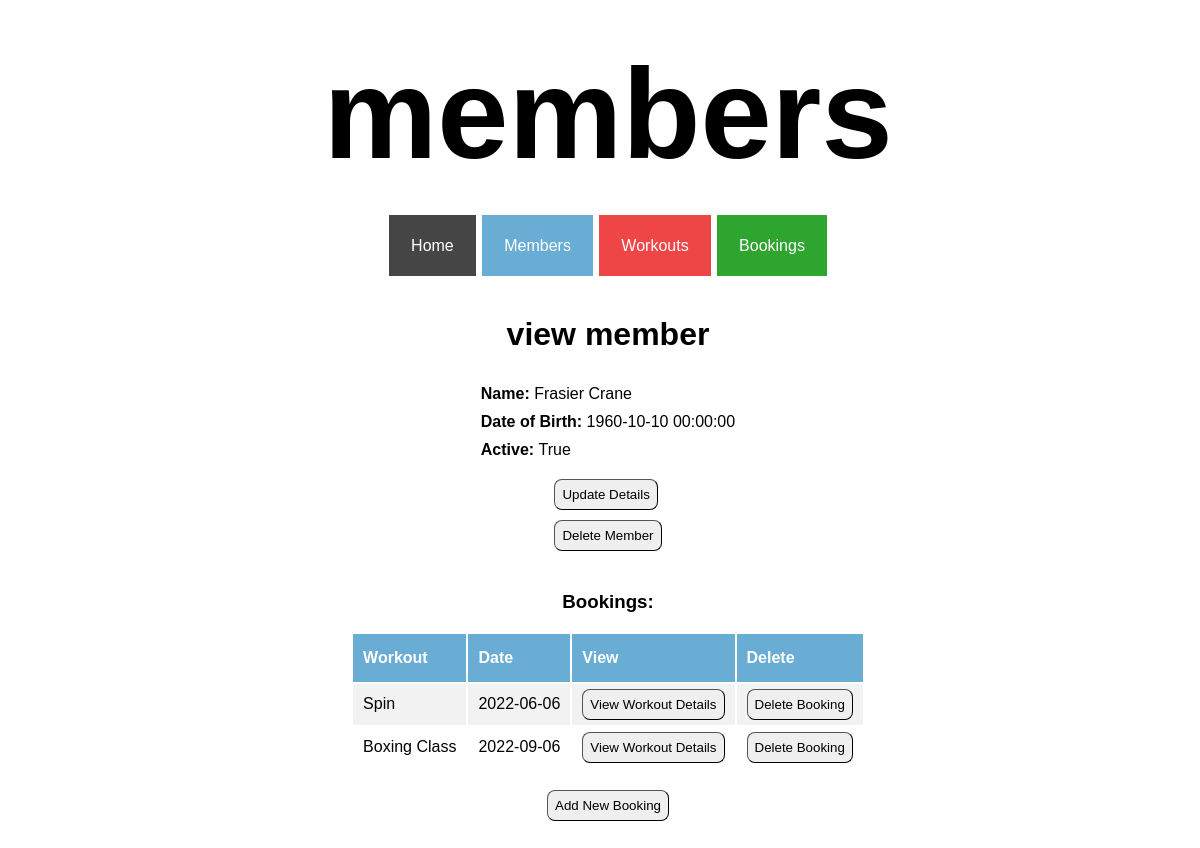
The app's page /members/1, older data.
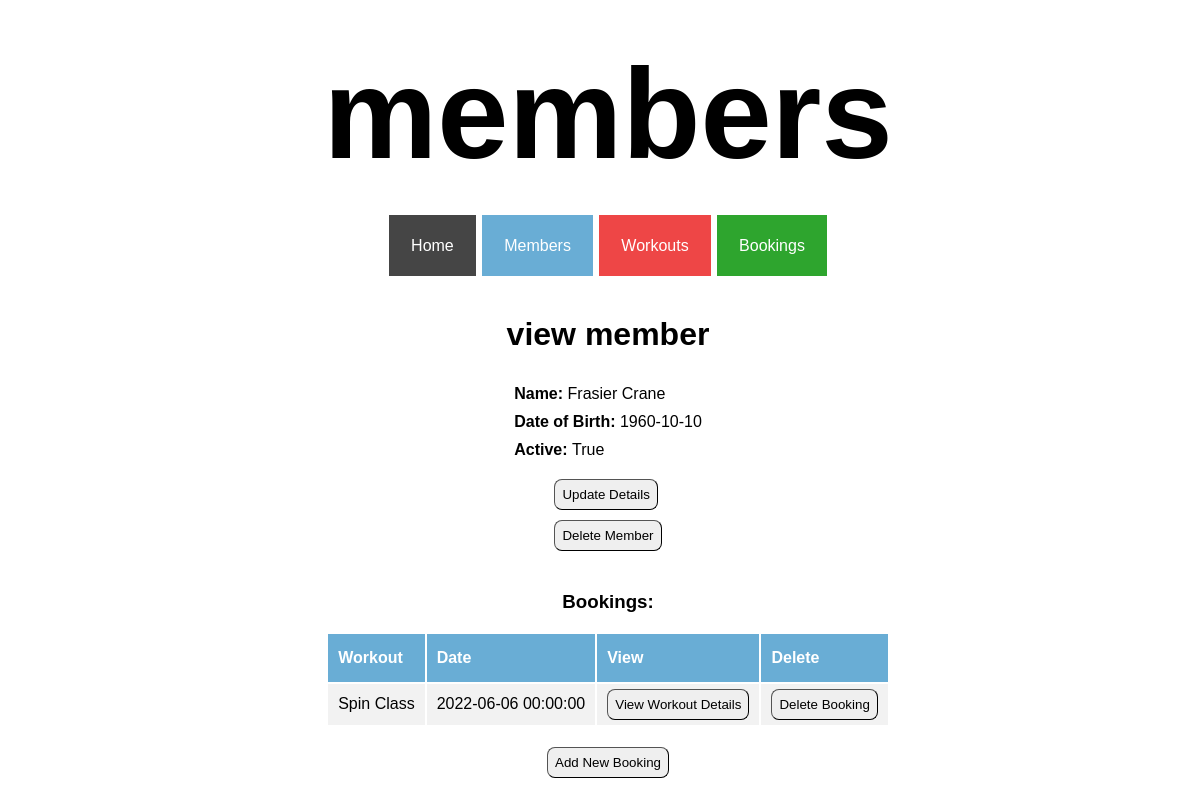
The same page, newer data.
### tables this page shows
CREATE TABLE members (
    id INTEGER PRIMARY KEY AUTOINCREMENT,
    first_name VARCHAR,
    last_name VARCHAR,
    dob DATE,
    active BOOLEAN
);

CREATE TABLE workouts (
    id INTEGER PRIMARY KEY AUTOINCREMENT,
    name VARCHAR,
    date DATE,
    description TEXT,
    duration INTEGER,
    capacity INTEGER,
    capacity_filled INTEGER,
    active BOOLEAN
);

### controllers/member_controller.py (the view)
@members_blueprint.route("/members/<id>")
def member_show(id):
    route_name = "members"
    member = member_repository.select(id)
    bookings = member_repository.get_bookings_member(member)
    return render_template("members/show.html", route_name=route_name, member=member, bookings=bookings)

### db/run_sql.py (called while the page is built)
def get_db():
    path = os.path.dirname(os.path.abspath(__file__))
    db = os.path.join(path, "gym_db.db")
    conn = sqlite3.connect(db)
    conn.execute("PRAGMA foreign_keys = 1")
    conn.row_factory = sqlite3.Row
    return conn

def run_sql(sql, values = []):
    db = get_db()
    cursor = db.cursor()
    cursor.execute(sql, values)
    results = cursor.fetchall()
    db.commit()
    db.close()
    return results

### repositories/member_repository.py (called while the page is built)
def select(id):
    member = None
    sql = "SELECT * FROM members WHERE id = ?"
    values = [id]
    result = run_sql(sql, values)[0]
    if result is not None:
        active = True if result['active'] == 1 else False
        member = Member(result['first_name'], result['last_name'], result['dob'], active, result['id'])
    return member

def get_bookings_member(member):
    bookings = []
    sql = "SELECT * from bookings WHERE member_id = ?"
    values = [member.id]
    results = run_sql(sql, values)
    for row in results:
        member1 = select(row['member_id'])
        workout = workout_repository.select(row['workout_id'])
        booking = Booking(member1, workout, row['id'])
        bookings.append(booking)
    return bookings

### templates/members/show.html
{% extends 'base.html'%}
{% block content %}
<div class="show_page_container">
<h1>view member</h1>
<div class="show_page_top_details">
    <div><b>Name: </b>{{member.first_name}} {{member.last_name}}</div>
    <div><b>Date of Birth: </b>{{member.dob}}</div>
    <div><b>Active: </b>{{member.active}}</div>
</div>
<div id="show_page_top_buttons">
    <button class="show_page_button"><a class="show_page_link" href="/members/{{member.id}}/update">Update Details</a></button>
    <form action="/members/{{member.id}}/delete" method="POST"><button class="show_page_button">Delete Member</button></form>
</div>
<h3 class="bookings_header">Bookings:</h3>
<table class="show_page_table">
    <tr class="show_page_table_headers">
        <th>Workout</th>
        <th>Date</th>
        <th>View</th>
        <th>Delete</th>
    </tr>
    {% for booking in bookings %}
    <tr class="show_page_table_content">
        <td>{{booking.workout.name}}</td>
        <td>{{booking.workout.date}}</td>
        <td>
            <button class="show_page_button" id="show_page_view_button">
                <a class="show_page_link" href="/workouts/{{booking.workout.id}}">View Workout Details</a>
            </button>
        </td>
        <td>
            <form action="/bookings/member/{{booking.id}}/delete" method="POST">
                <button class="show_page_button">Delete Booking</button>
            </form>
        </td>
    </tr>
    {% endfor %}
</table>
<button class="show_page_button" id="show_page_bottom_button">
    <a class="show_page_link" href="/bookings/create/member/{{member.id}}">Add New Booking</a>
</button>
</div>
{% endblock %}

Row changes from the older to the newer data that the page shows:
no longer on this page (row edited): workouts: workout.name "Boxing Class", workout "2022-09-06"
changed members "Frasier": dob "1960-10-10 00:00:00" → "1960-10-10"
Text that changed along with them:
new list line: "Spin Class 2022-06-06 00:00:00"
new list line: "View Workout Details Delete Booking"
list line gone: "Spin 2022-06-06"
list line gone: "View Workout Details Delete Booking"
